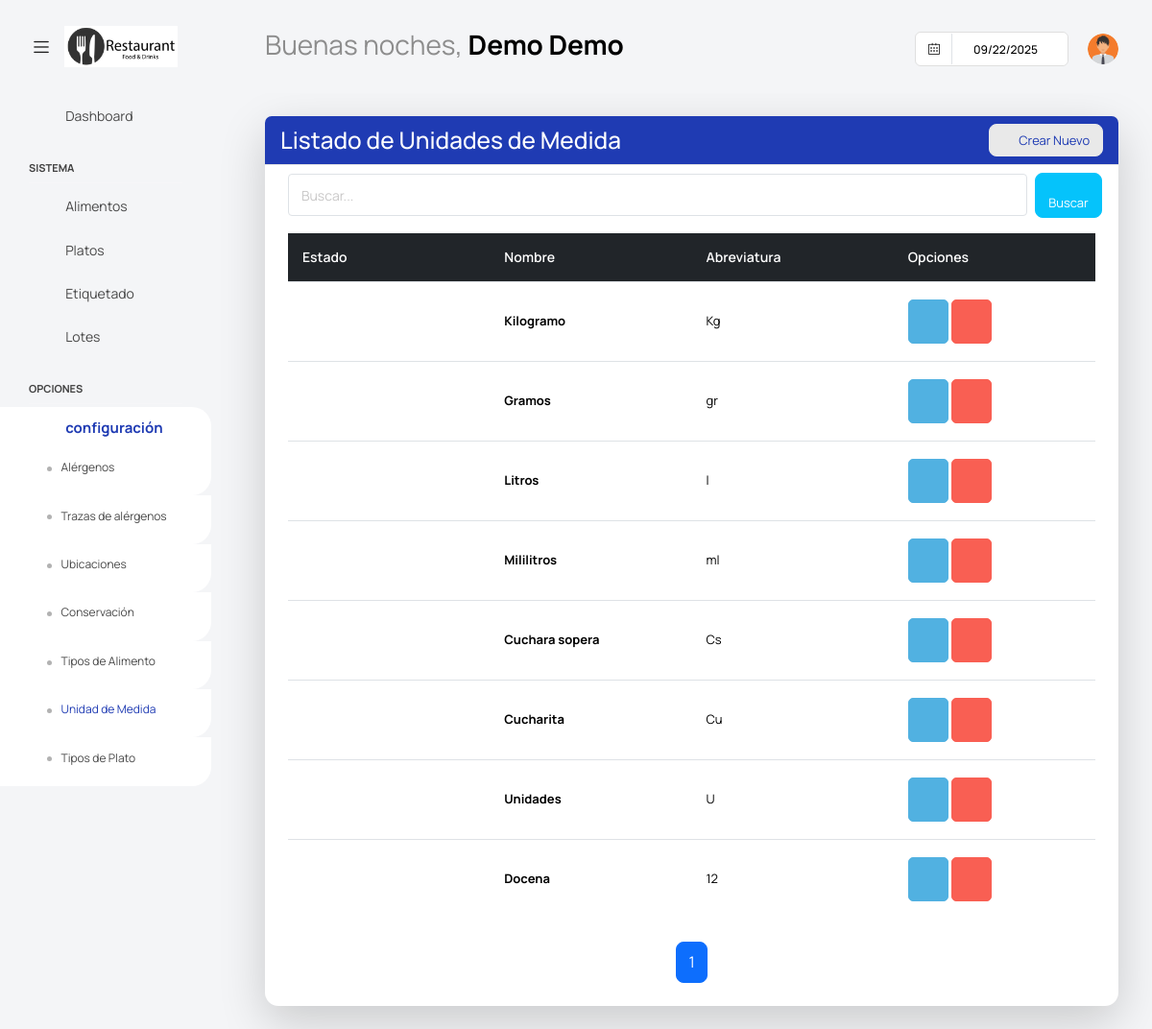
The app's page /dashuser/lista_unidades_de_medida/ (signed in) with its own data.
### app/super/models.py (models this page shows, shortened)
class UserProfile(models.Model):
    centro = models.ForeignKey('Centros' ,on_delete=models.CASCADE, null=True, blank =True)
    user = models.OneToOneField(User, on_delete=models.CASCADE)
    username = models.CharField(max_length=100)
    password = models.CharField(max_length=100)
    nombre = models.CharField(max_length=100)
    apellidos = models.CharField(max_length=100)
    cargo = models.CharField(max_length=100, blank=True, null=True)
    imagen = models.ImageField(default='users/default.png', upload_to='users/', null=True, blank =True)
    estado =models.BooleanField(default=True)

### app/dashuser/models.py (models this page shows, shortened)
class UnidadDeMedida(ModeloBaseCentro):
    nombre = models.CharField(max_length=50, unique=True)  # Ej: "Kilogramo", "Gramo", "Litro"
    abreviatura = models.CharField(max_length=10, unique=True)
    estado = models. BooleanField(default=True)
    class Meta:
        ordering = ['nombre']
        verbose_name = 'Unidad de Medida'
        verbose_name_plural = 'Unidades de Medida'

### app/dashuser/views.py (the view)
# urls.py: path('lista_unidades_de_medida/', UnidadDeMedidaList.as_view(), name='UnidadDeMedidaList'),
class UnidadDeMedidaList(PaginationMixin, LoginRequiredMixin, ListView):
    model = UnidadDeMedida
    template_name = 'dashuser/listar_unidaddemedida.html'
    context_object_name = 'unidaddemedidas'
    paginate_by = 10  # Número de registros por página
    def get_queryset(self):
        try:
            user_profile = UserProfile.objects.filter(user=self.request.user).first()
            if user_profile and user_profile.centro:
                centro = user_profile.centro
                queryset = UnidadDeMedida.objects.filter(centro=centro).order_by('id')
                search_query = self.request.GET.get('buscar')
                if search_query:
                    queryset = queryset.filter(
                        Q(nombre__icontains=search_query) |
                        Q(abreviatura__icontains=search_query)
                    )
                return queryset
            else:
                return UnidadDeMedida.objects.none()
        except ObjectDoesNotExist:
            return UnidadDeMedida.objects.none()
    def get_context_data(self, **kwargs):
        context = super().get_context_data(**kwargs)
        context.update(datos_centro(self.request))
        if not context['unidaddemedidas'].exists():
            context['mensaje'] = "No tiene tipos de alimento asociados."
        return context

### app/core/mixins.py (called while the page is built)
    def get_context_data(self, **kwargs):
        context = super().get_context_data(**kwargs)
        page_obj = context.get('page_obj')
        if page_obj:
            current_page = page_obj.number
            total_pages = page_obj.paginator.num_pages
            window = self.pagination_window_size
            if total_pages <= (window * 2) + 1:
                context['custom_page_range'] = range(1, total_pages + 1)
            elif current_page <= window:
                context['custom_page_range'] = range(1, (window * 2) + 2)
            elif current_page >= total_pages - window:
                context['custom_page_range'] = range(total_pages - (window * 2), total_pages + 1)
            else:
                context['custom_page_range'] = range(current_page - window, current_page + window + 1)
        return context

### templates/dashuser/listar_unidaddemedida.html (shortened to what this page needs)
{% extends "base.html" %}
{% block content %}
<div class="content-wrapper">
    <div class="card shadow-lg">
        <div class="card-header bg-primary text-white d-flex justify-content-between align-items-center">
            <h3 class="m-0">Listado de Unidades de Medida</h3>
            <a class="btn btn-light btn-sm rounded text-primary" onclick="abrir_modal_edicion('{% url 'dashuser:UnidadDeMedidaCreate' %}')">
                <i class="fa fa-plus-circle"></i>&nbsp; Crear Nuevo
            </a>
        </div>
        <div class="card-body">
            <form method="get" class="row g-2 align-items-center">
                <div class="col-md-11">
                    <input type="text" class="form-control form-control-sm" placeholder="Buscar..." name="buscar">
                </div>
                <div class="col-md-1 d-flex justify-content">
                    <button type="submit" class="btn btn-secondary btn-sm rounded" >
                        <i class="fa fa-search"></i>&nbsp; Buscar
                    </button>
                </div>
            </form>
            {% if unidaddemedidas %}
            <div class="table-wrapper">
                <table class="table table-hover tabla-responsive align-middle" style="table-layout: fixed;">
                    <thead class="table-dark">
                        <tr>
                            <th>Estado</th>
                            <th>Nombre</th>
                            <th>Abreviatura</th>
                            <th>Opciones</th>
                        </tr>
                    </thead>
                    <tbody>
                        {% for unidaddemedida in unidaddemedidas %}
                        <tr>
                            <td data-label="Estado">
                                {% if unidaddemedida.estado %}
                                    <i class="fa fa-circle text-success fs-6"></i>
                                {% else %}
                                    <i class="fa fa-circle text-danger fs-6"></i>
                                {% endif %}
                            </td>
                            <td data-label="Nombre" class="fw-bold">{{ unidaddemedida.nombre }}</td>
                            <td data-label="Abreviatura">{{ unidaddemedida.abreviatura }}</td>
                            <td data-label="Opciones">
                                <a class="btn btn-info" style="--bs-btn-padding-y: 14px; --bs-btn-padding-x: 14px;" onclick="abrir_modal_edicion('{% url 'dashuser:UnidadDeMedidaUpdate' unidaddemedida.id %}')" data-toggle="tooltip" title="Editar Unidad de Medida">
                                    <i class="fa fa-pencil"></i>
                                </a>
                                <a class="btn btn-danger" style="--bs-btn-padding-y: 14px; --bs-btn-padding-x: 14px;" onclick="abrir_modal_edicion('{% url 'dashuser:UnidadDeMedidaDelete' unidaddemedida.id %}')" data-toggle="tooltip" title="Eliminar Unidad de Medida">
                                    <i class="fa fa-trash"></i>
                                </a>
                            </td>
                        </tr>
                        {% endfor %}
                    </tbody>
                </table>
            </div>
            {% include "core/pagination.html" %}
            {% else %}
            <div class="alert alert-warning text-center mt-3">
                <i class="fa fa-exclamation-circle"></i> No se encontraron unidades de medida.
            </div>
            {% endif %}
        </div>
</div>
{% endblock content %}

### templates/base.html (shortened to what this page needs)
{% load static %}
<html lang="es">
<head>
  <link href={% static "vendor/feather/feather.css" %} rel="stylesheet">
  <link href={% static "vendor/mdi/css/materialdesignicons.min.css" %} rel="stylesheet">
  <link href={% static "vendor/ti-icons/css/themify-icons.css" %} rel="stylesheet">
  <link href={% static "vendor/font-awesome/css/font-awesome.min.css" %} rel="stylesheet">
  <link href={% static "vendor/typicons/typicons.css" %} rel="stylesheet">
  <link href={% static "vendor/simple-line-icons/css/simple-line-icons.css" %} rel="stylesheet">
  <link href={% static "vendor/css/vendor.bundle.base.css" %} rel="stylesheet">
  <link href={% static "vendor/bootstrap-datepicker/bootstrap-datepicker.min.css" %} rel="stylesheet">
  <link href={% static "js/select.dataTables.min.css" %} rel="stylesheet" type="text/css" >
  <link rel="stylesheet" href={% static "css/style.css" %}>
</head>
  <body class="with-welcome-text">
    <div class="container-scroller">
      <nav class="navbar default-layout col-lg-12 col-12 p-0 fixed-top d-flex align-items-top flex-row">
        <div class="text-center navbar-brand-wrapper d-flex align-items-center justify-content-start">
          <div class="me-3">
            <button class="navbar-toggler navbar-toggler align-self-center" type="button" data-bs-toggle="minimize">
              <span class="icon-menu"></span>
            </button>
          </div>
          <div>
            <a class="navbar-brand brand-logo" href="index.html">
              <img src="{{ imagen_centro_url }}" style="width:150px !important; height:auto;" alt="{{ centro.nombre }}">
            </a>
          </div>
        </div>
        <div class="navbar-menu-wrapper d-flex align-items-top">
          <ul class="navbar-nav">
            <li class="nav-item fw-semibold d-none d-lg-block ms-0">
              <h1 class="welcome-text">{{ saludo }}, <span class="text-black fw-bold">{{ nombre }} {{ apellidos }}</span></h1>
          </ul>
          <ul class="navbar-nav ms-auto">
            <li class="nav-item d-none d-lg-block">
              <div id="datepicker-popup" class="input-group date datepicker navbar-date-picker">
                <span class="input-group-addon input-group-prepend border-right">
                  <span class="icon-calendar input-group-text calendar-icon"></span>
                </span>
                <input type="text" class="form-control">
              </div>
            </li>
            <li class="nav-item dropdown d-none d-lg-block user-dropdown">
              <a class="nav-link" id="UserDropdown" href="#" data-bs-toggle="dropdown" aria-expanded="false">
                <img class="img-xs rounded-circle" src="{{ imagen_user_url }}" alt="Profile image"> </a>
            </li>
          </ul>
        </div>
      </nav>
    <div class="container-fluid page-body-wrapper">
      <nav class="sidebar sidebar-offcanvas" id="sidebar">
        <ul class="nav">
          <li class="nav-item">
            <a class="nav-link" href="{% url 'dashuser:home' %}">
              <i class="mdi mdi-grid-large menu-icon"></i>
              <span class="menu-title">Dashboard</span>
            </a>
          </li>
          <li class="nav-item nav-category">Sistema</li>
            <li class="nav-item">
              <a class="nav-link" href="{% url 'dashuser:AlimentoList' %}">
                <i class="menu-icon mdi mdi-food-variant"></i>
                <span class="menu-title">Alimentos</span>
              </a>
            </li>
            <li class="nav-item">
              <a class="nav-link" href="{% url 'platos:PlatoList' %}">
                <i class="menu-icon mdi mdi-food-turkey"></i>
                <span class="menu-title">Platos</span>
              </a>
            </li>
            <li class="nav-item">
              <a class="nav-link" href="{% url 'platos:generar_etiqueta' %}">
                <i class="menu-icon mdi mdi-tag"></i>
                <span class="menu-title">Etiquetado</span>
              </a>
            </li>
            <li class="nav-item">
              <a class="nav-link" href="{% url 'platos:LotesResumenListView' %}">
                <i class="menu-icon mdi mdi-package-variant"></i>
                <span class="menu-title">Lotes</span>
              </a>
            </li>
          <li class="nav-item nav-category">Opciones</li>
            <li class="nav-item">
              <a class="nav-link" data-bs-toggle="collapse" href="#confi" aria-expanded="false" aria-controls="confi">
                <i class="menu-icon mdi mdi-filter"></i>
                <span class="menu-title">configuración</span>
                <i class="menu-arrow"></i>
              </a>
              <div class="collapse" id="confi">
                <ul class="nav flex-column sub-menu">
                  <li class="nav-item"> <a class="nav-link" href="{% url 'dashuser:AlergenosList' %}">Alérgenos</a></li>
                </ul>
                <ul class="nav flex-column sub-menu">
                  <li class="nav-item"> <a class="nav-link" href="{% url 'dashuser:TrazasList' %}">Trazas de alérgenos</a></li>
                </ul>
                <ul class="nav flex-column sub-menu">
                  <li class="nav-item"> <a class="nav-link" href="{% url 'dashuser:LocalizacionList' %}">Ubicaciones</a></li>
                </ul>
                <ul class="nav flex-column sub-menu">
                  <li class="nav-item"> <a class="nav-link" href="{% url 'dashuser:ConservacionList' %}">Conservación</a></li>
                </ul>
                <ul class="nav flex-column sub-menu">
                  <li class="nav-item"> <a class="nav-link" href="{% url 'dashuser:TipoAlimentoList' %}">Tipos de Alimento</a></li>
                </ul>
                <ul class="nav flex-column sub-menu">
                  <li class="nav-item"> <a class="nav-link" href="{% url 'dashuser:UnidadDeMedidaList' %}">Unidad de Medida</a></li>
                </ul>
                <ul class="nav flex-column sub-menu">
                  <li class="nav-item"> <a class="nav-link" href="{% url 'platos:TipoPlatoList' %}">Tipos de Plato</a></li>
                </ul>
              </div>
            </li>
        </ul>
      </nav>
      <div class="main-panel">
          {% block content %}
          {% endblock content %}
      </div>
  </div>
</body>
</html>

### records on screen
UserProfile: nombre "Demo", apellidos "Demo"
UnidadDeMedida: estado True (drawn), nombre "Kilogramo", abreviatura "Kg"
UnidadDeMedida: estado True (drawn), nombre "Gramos", abreviatura "gr"
UnidadDeMedida: estado True (drawn), nombre "Litros", abreviatura "l"
UnidadDeMedida: estado True (drawn), nombre "Mililitros", abreviatura "ml"
UnidadDeMedida: estado True (drawn), nombre "Cuchara sopera", abreviatura "Cs"
UnidadDeMedida: estado True (drawn), nombre "Cucharita", abreviatura "Cu"
UnidadDeMedida: estado True (drawn), nombre "Unidades", abreviatura "U"
UnidadDeMedida: estado True (drawn), nombre "Docena", abreviatura "12"

### other values on screen
{{ saludo }} "Buenas noches"
{{ page }} "1"
